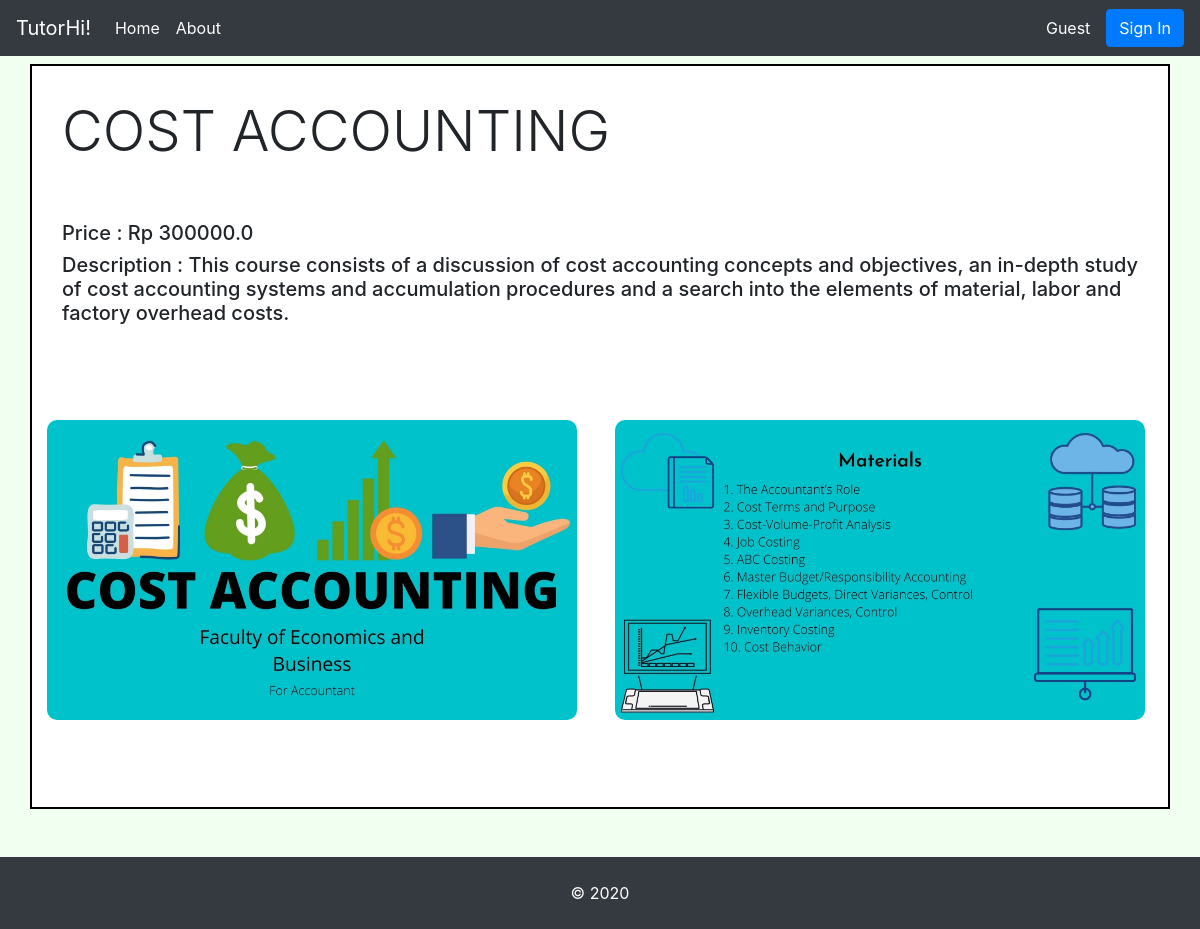
The page /course/1 on the database its author committed.
### shop/products/models.py (models this page shows, shortened)
class Addcourse(db.Model):
    id = db.Column(db.Integer, primary_key=True)
    name = db.Column(db.String(80), nullable=False)
    price = db.Column(db.DECIMAL(asdecimal=False), nullable=False)
    description = db.Column(db.Text, nullable=False)
    image_1 = db.Column(db.String(150), nullable=False, default='image.jpg')
    image_2 = db.Column(db.String(150), nullable=False, default='image.jpg')

### shop/products/routes.py (the view)
@app.route('/course/<int:id>')
def single_page(id):
    course = Addcourse.query.get_or_404(id)
    return render_template('products/single_page.html', course=course)

### shop/templates/products/single_page.html (shortened to what this page needs)
{% extends "layout.html" %}
{% block content %}
{% include 'navbar.html' %}
<div class="container-fluid pt-3" style="background-color: honeydew;">
    <div class="container mt-5 " style="background-color: white; border: 2px solid black;">
            <div class="col-md-12">
                <br>
                <h3 class="display-4 mt-2 mb-2">{{course.name}}</h3>
                <br>
                <br>
                <h5> Price : Rp {{course.price}}</h5>
                <h5> Description : {{course.description}} </h5>
                <br>
                <br>
                <br>
            </div>
        <div class="row" >
            <div class="col-md-6 ">
                <img src="{{url_for('static',filename='images/' + course.image_1)}}" alt="{{course.name}}" width="530" height="300" style="border-radius: 10px;
                margin-top: 15px;
                margin-bottom: 15px;">
            </div>
            <div class="col-md-6 ">
                <img src="{{url_for('static',filename='images/' + course.image_2)}}" alt="{{course.name}}" width="530" height="300" style="border-radius: 10px;
                margin-top: 15px;
                margin-bottom: 15px;">
            </div>
        </div>
        <br>
        <br>
        <br>
    </div>
    <br>
    <br>
</div>
{% include 'footer.html' %}
{% endblock content %}

### rows shown on the page
Addcourse: name "COST ACCOUNTING", price "300000.0", description "This course consists of a discussion of cost accounting concepts and objectives, an in-depth study of cost accounting systems and accumulation procedures and a search into the elements of material, labor and factory overhead costs.", image_1 (picture), image_2 (picture)
